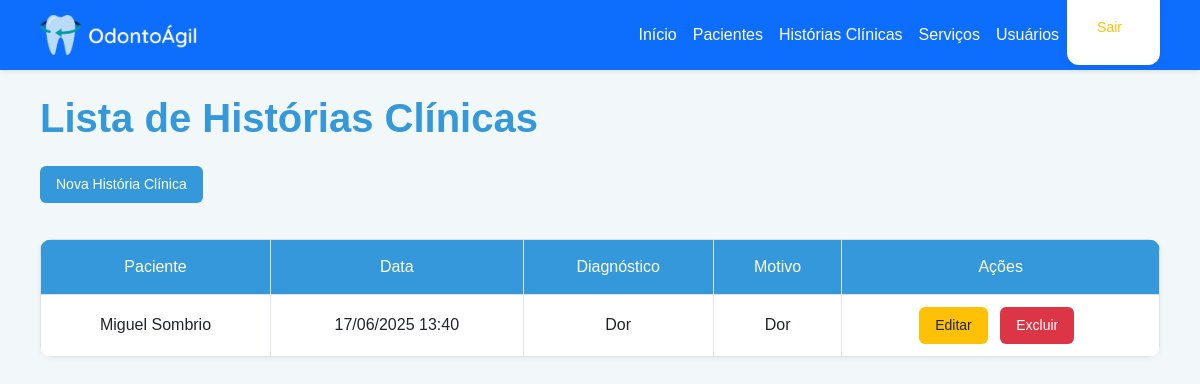
The app's page /historias/ (signed in) with its own data.
### historias_clinicas/models.py (models this page shows, shortened)
class HistoriaClinica(models.Model):
    paciente = models.ForeignKey(
        Paciente,
        on_delete=models.CASCADE,
        related_name='historias_clinicas'
    )
    motivo = models.TextField(blank=True)
    diagnostico = models.TextField(blank=True)
    tratamento = models.TextField(blank=True)
    recomendacoes = models.TextField(blank=True)
    data_criacao = models.DateTimeField(auto_now_add=True)

### pacientes/models.py (models this page shows, shortened)
class Paciente(models.Model):
    nome_completo = models.CharField(max_length=200)
    telefone = models.CharField(max_length=20, blank=True)
    email = models.EmailField(blank=True)
    idade = models.IntegerField()
    sexo = models.CharField(max_length=10)
    data_nascimento = models.DateField()
    cpf = models.CharField(max_length=14, unique=True)
    estado_civil = models.CharField(max_length=20, blank=True)
    rg = models.CharField(max_length=20, blank=True)
    cidade = models.CharField(max_length=100)
    estado = models.CharField(max_length=50)
    profissao = models.CharField(max_length=100, blank=True)
    nome_mae = models.CharField(max_length=200, blank=True)
    nome_pai = models.CharField(max_length=200, blank=True)
    nome_contato_familiar = models.CharField(max_length=200, blank=True)
    grau_parentesco = models.CharField(max_length=100, blank=True)
    telefone_contato_familiar = models.CharField(max_length=20, blank=True)

### historias_clinicas/views.py (the view)
# urls.py: path('', HistoriaListView.as_view(), name='listar'),
class HistoriaListView(ListView):
    model = HistoriaClinica
    template_name = 'historias_clinicas/listar.html'

### odontoagil/templates/historias_clinicas/listar.html (shortened to what this page needs)
{% extends 'base.html' %}
{% block header %}Lista de Histórias Clínicas{% endblock %}
{% block content %}
<a href="{% url 'historias:criar' %}" class="btn btn-primary mb-3">Nova História Clínica</a>
<table class="table table-bordered">
    <thead>
        <tr>
            <th>Paciente</th>
            <th>Data</th>
            <th>Diagnóstico</th>
            <th>Motivo</th>
            <th>Ações</th>
        </tr>
    </thead>
    <tbody>
        {% for historia in object_list %}
        <tr>
            <td>{{ historia.paciente.nome_completo }}</td>
            <td>{{ historia.data_criacao|date:"d/m/Y H:i" }}</td>
            <td>{{ historia.diagnostico|truncatechars:30 }}</td>
            <td>{{ historia.motivo|truncatechars:30 }}</td>
            <td>
                <a href="{% url 'historias:editar' historia.pk %}" class="btn btn-warning btn-sm">Editar</a>
                <a href="{% url 'historias:excluir' historia.pk %}" class="btn btn-danger btn-sm">Excluir</a>
            </td>
        </tr>
        {% endfor %}
    </tbody>
</table>
{% endblock %}

### odontoagil/static/css/base.css (style rules this page uses)
body { font-family: 'Barlow', sans-serif; background-color: #f2f7fa; color: #013b5a; line-height: 1.6; margin: 0; padding: 0; }
.table { width: 100%; background-color: #ffffff; border-radius: 12px; overflow: hidden; box-shadow: 0 2px 6px rgba(0, 0, 0, 0.05); border-collapse: collapse; margin-top: 20px; }
.table th { background-color: #3498db; color: white; padding: 14px; text-align: center; font-weight: 500; border-bottom: 1px solid #e0e0e0; }
.table td { padding: 12px; vertical-align: middle; text-align: center; border-bottom: 1px solid #f0f0f0; }
.table tr:last-child td { border-bottom: none; }
.btn { display: inline-block; margin-right: 8px; padding: 8px 16px; font-size: 14px; border-radius: 6px; text-decoration: none; transition: all 0.2s ease; border: none; cursor: pointer; }
.btn-primary { background-color: #3498db; color: white; }
.btn-warning { background-color: #ffc107; color: #212529; }
.btn-danger { background-color: #dc3545; color: white; }

### records on screen
HistoriaClinica: paciente.nome_completo "Miguel Sombrio", data_criacao "17/06/2025 13:40", diagnostico "Dor", motivo "Dor"
